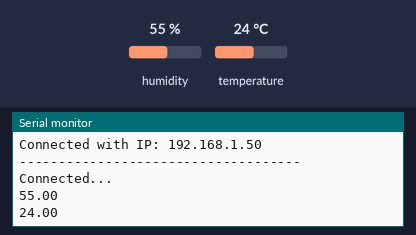
Bench run of a sketch on a simulated ESP32. Parts: the last lines printed to the serial monitor. The inputs (shaded band) are chosen by the test bench; at power-on: humidity 55 %, temperature 24 °C. WiFi joins after 1.5 s; servers stay silent unless stated.

Above: at 2.7 s.
2.8 s: humidity set to 22 %
At 4.4 s:
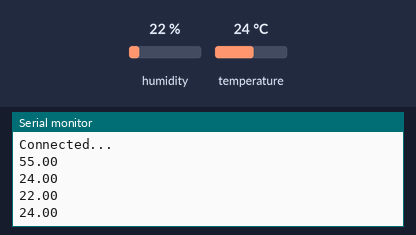
4.6 s: temperature set to 12 °C
At 6.1 s:
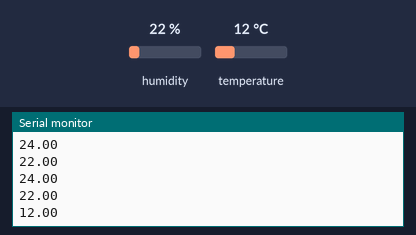
6.4 s: humidity set to 40 %
At 6.4 s:
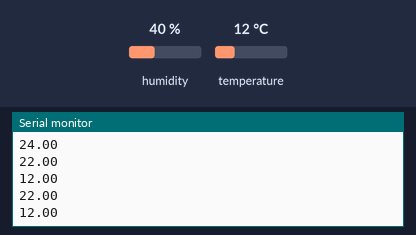
Timing chart, 0 to 9.4 s (numbered marks = the images above; inputs shaded):
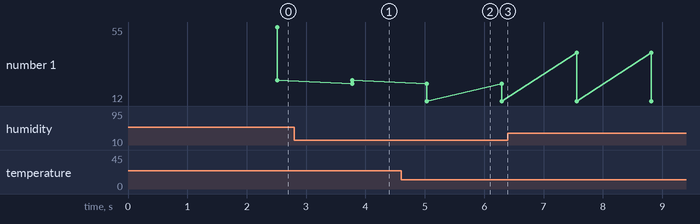

The sketch:

another.ino
```cpp
#include <WiFi.h>
#include <FirebaseESP32.h>
#include "DHTesp.h"
#include<stdlib.h>

#define DHTpin 13
DHTesp dht;

char buff[10];
#define FIREBASE_HOST ""
#define FIREBASE_AUTH ""
#define WIFI_SSID ""
#define WIFI_PASSWORD ""


//Define FirebaseESP32 data object
FirebaseData firebaseData;
FirebaseJson json;


String mytemp;
String myhum;
void setup()
{

   Serial.begin(115200);
   dht.setup(DHTpin, DHTesp::DHT11);
   WiFi.begin(WIFI_SSID, WIFI_PASSWORD);
  Serial.print("Connecting to Wi-Fi");
  while (WiFi.status() != WL_CONNECTED)
  {
    Serial.print(".");
    delay(300);
  }
  Serial.println();
  Serial.print("Connected with IP: ");
  Serial.println(WiFi.localIP());
  Serial.println();

  Firebase.begin(FIREBASE_HOST, FIREBASE_AUTH);
  Firebase.reconnectWiFi(true);


  Firebase.setReadTimeout(firebaseData, 1000 * 60);
  Firebase.setwriteSizeLimit(firebaseData, "tiny");

  Serial.println("------------------------------------");
  Serial.println("Connected...");

}

void loop()
{
   delay(dht.getMinimumSamplingPeriod());

  float humidity = dht.getHumidity();
  float temperature = dht.getTemperature();
  myhum = dtostrf(humidity,3,2,buff);
  mytemp = dtostrf(temperature,3,2,buff);
  Serial.println(myhum);
  Serial.println(mytemp);

delay(100);
 json.set("/hum", myhum);
 json.set("/temp", mytemp);
 Firebase.updateNode(firebaseData,"/Sensor",json);

}
```

Measured:
- after the input at 2.8 s, the serial monitor: prints a new line after 0.98 s (image 1)
- after the input at 4.6 s, the serial monitor: prints a new line after 0.44 s (image 2)
- plotted number 1: 24 → 12 after the input at 4.6 s
